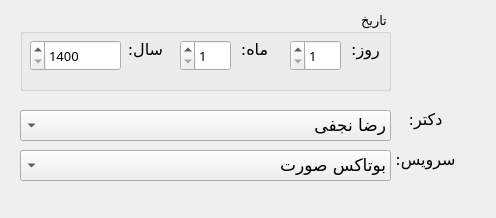
<?xml version="1.0" encoding="UTF-8"?>
<ui version="4.0">
 <class>addMedicalRecords_form</class>
 <widget class="QWidget" name="addMedicalRecords_form">
  <property name="geometry">
   <rect>
    <x>0</x>
    <y>0</y>
    <width>496</width>
    <height>218</height>
   </rect>
  </property>
  <property name="windowTitle">
   <string>اضافه کردن خدمات</string>
  </property>
  <widget class="QComboBox" name="services_cmbox">
   <property name="geometry">
    <rect>
     <x>20</x>
     <y>150</y>
     <width>371</width>
     <height>31</height>
    </rect>
   </property>
   <property name="font">
    <font>
     <family>Vazirmatn</family>
     <pointsize>13</pointsize>
    </font>
   </property>
   <property name="layoutDirection">
    <enum>Qt::RightToLeft</enum>
   </property>
   <item>
    <property name="text">
     <string>بوتاکس صورت</string>
    </property>
   </item>
  </widget>
  <widget class="QComboBox" name="doctor_cmbox">
   <property name="geometry">
    <rect>
     <x>20</x>
     <y>110</y>
     <width>371</width>
     <height>31</height>
    </rect>
   </property>
   <property name="font">
    <font>
     <family>Vazirmatn</family>
     <pointsize>13</pointsize>
    </font>
   </property>
   <property name="layoutDirection">
    <enum>Qt::RightToLeft</enum>
   </property>
   <item>
    <property name="text">
     <string>رضا نجفی</string>
    </property>
   </item>
  </widget>
  <widget class="QGroupBox" name="groupBox">
   <property name="geometry">
    <rect>
     <x>20</x>
     <y>10</y>
     <width>371</width>
     <height>81</height>
    </rect>
   </property>
   <property name="font">
    <font>
     <family>Vazirmatn Black</family>
     <pointsize>10</pointsize>
    </font>
   </property>
   <property name="layoutDirection">
    <enum>Qt::RightToLeft</enum>
   </property>
   <property name="title">
    <string>تاریخ</string>
   </property>
   <property name="alignment">
    <set>Qt::AlignLeading|Qt::AlignLeft|Qt::AlignVCenter</set>
   </property>
   <widget class="QSpinBox" name="day_spnbox">
    <property name="geometry">
     <rect>
      <x>270</x>
      <y>30</y>
      <width>51</width>
      <height>31</height>
     </rect>
    </property>
    <property name="minimum">
     <number>1</number>
    </property>
    <property name="maximum">
     <number>31</number>
    </property>
   </widget>
   <widget class="QLabel" name="label_38">
    <property name="geometry">
     <rect>
      <x>310</x>
      <y>30</y>
      <width>71</width>
      <height>41</height>
     </rect>
    </property>
    <property name="font">
     <font>
      <family>Vazirmatn ExtraBold</family>
      <pointsize>12</pointsize>
     </font>
    </property>
    <property name="text">
     <string>روز:</string>
    </property>
    <property name="alignment">
     <set>Qt::AlignHCenter|Qt::AlignTop</set>
    </property>
   </widget>
   <widget class="QSpinBox" name="month_spnbox">
    <property name="geometry">
     <rect>
      <x>160</x>
      <y>30</y>
      <width>51</width>
      <height>31</height>
     </rect>
    </property>
    <property name="minimum">
     <number>1</number>
    </property>
    <property name="maximum">
     <number>12</number>
    </property>
   </widget>
   <widget class="QLabel" name="month_lbl">
    <property name="geometry">
     <rect>
      <x>199</x>
      <y>30</y>
      <width>71</width>
      <height>41</height>
     </rect>
    </property>
    <property name="font">
     <font>
      <family>Vazirmatn ExtraBold</family>
      <pointsize>12</pointsize>
     </font>
    </property>
    <property name="text">
     <string>ماه:</string>
    </property>
    <property name="alignment">
     <set>Qt::AlignHCenter|Qt::AlignTop</set>
    </property>
   </widget>
   <widget class="QSpinBox" name="year_spnbox">
    <property name="geometry">
     <rect>
      <x>10</x>
      <y>30</y>
      <width>91</width>
      <height>31</height>
     </rect>
    </property>
    <property name="minimum">
     <number>1400</number>
    </property>
    <property name="maximum">
     <number>1500</number>
    </property>
   </widget>
   <widget class="QLabel" name="label_40">
    <property name="geometry">
     <rect>
      <x>90</x>
      <y>30</y>
      <width>71</width>
      <height>41</height>
     </rect>
    </property>
    <property name="font">
     <font>
      <family>Vazirmatn ExtraBold</family>
      <pointsize>12</pointsize>
     </font>
    </property>
    <property name="text">
     <string>سال:</string>
    </property>
    <property name="alignment">
     <set>Qt::AlignHCenter|Qt::AlignTop</set>
    </property>
   </widget>
  </widget>
  <widget class="QLabel" name="label_41">
   <property name="geometry">
    <rect>
     <x>390</x>
     <y>110</y>
     <width>71</width>
     <height>41</height>
    </rect>
   </property>
   <property name="font">
    <font>
     <family>Vazirmatn ExtraBold</family>
     <pointsize>12</pointsize>
    </font>
   </property>
   <property name="text">
    <string>دکتر:</string>
   </property>
   <property name="alignment">
    <set>Qt::AlignHCenter|Qt::AlignTop</set>
   </property>
  </widget>
  <widget class="QLabel" name="label_42">
   <property name="geometry">
    <rect>
     <x>390</x>
     <y>150</y>
     <width>71</width>
     <height>41</height>
    </rect>
   </property>
   <property name="font">
    <font>
     <family>Vazirmatn ExtraBold</family>
     <pointsize>12</pointsize>
    </font>
   </property>
   <property name="text">
    <string>سرویس:</string>
   </property>
   <property name="alignment">
    <set>Qt::AlignHCenter|Qt::AlignTop</set>
   </property>
  </widget>
 </widget>
 <resources/>
 <connections/>
</ui>
